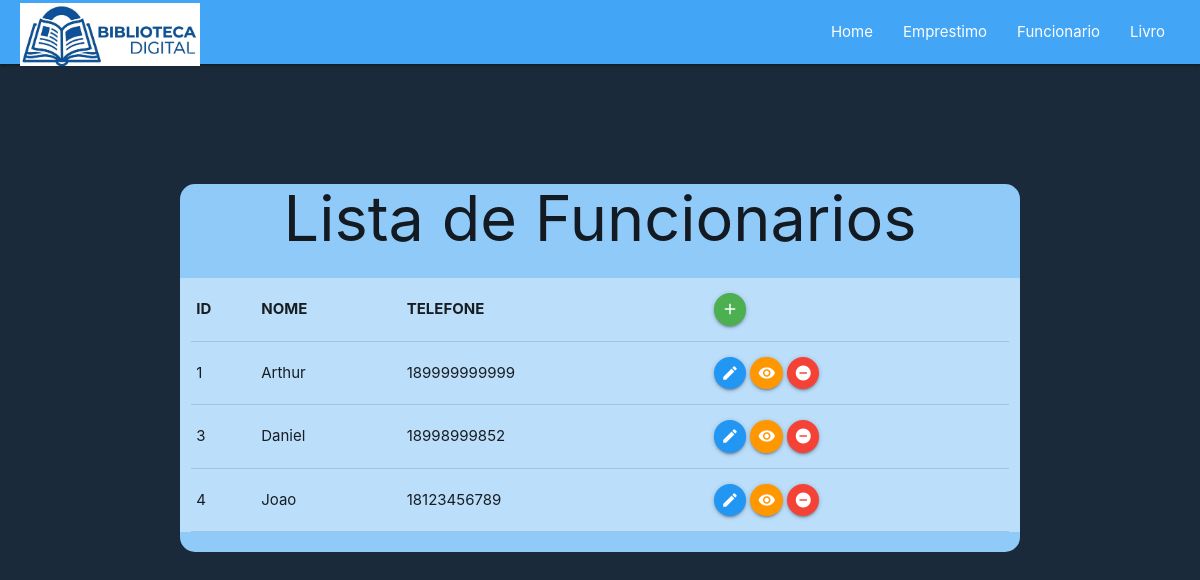
Page /VIEW/Funcionario/listaFuncionario.php on the earlier database version.
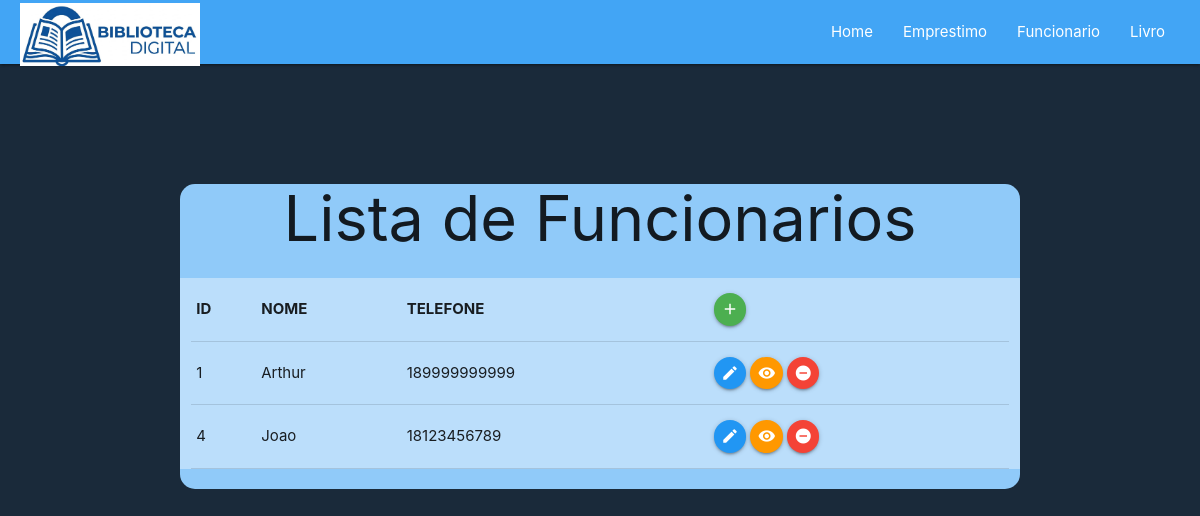
Same page on the later database version.
### tables this page shows
CREATE TABLE `funcionario` (
  `id` int(11) NOT NULL,
  `nome` varchar(50) NOT NULL,
  `telefone` varchar(15) NOT NULL
);

### DAL/funcionario.php (called while the page is built, shortened)
<?php
    include_once $_SERVER['DOCUMENT_ROOT'] . "/Bibliotecaphp/DAL/conexao.php";
    include_once $_SERVER['DOCUMENT_ROOT'] . "/Bibliotecaphp/MODEL/funcionario.php";
    class Funcionario{
        public function Select(){
            $sql = "Select * from funcionario";
            $con = Conexao::conectar();
            $registro = $con->query($sql);
            foreach($registro as $linha){
                $funcionario = new \MODEL\Funcionario();
                $funcionario->setId($linha['id']);
                $funcionario->setNome($linha['nome']);
                $funcionario->setTelefone($linha['telefone']);
                $listaFuncionario[] = $funcionario;
            }
            return $listaFuncionario;
        }
    }
?>

### DAL/conexao.php (called while the page is built, shortened)
<?php
    class Conexao{
        private static $dbNome = 'biblioteca';
        private static $dbHost = 'localhost';
        private static $dbUsuario = 'root';
        private static $dbSenha = '';
        private static $cont = null;
        public static function conectar(){
            if(self::$cont == null){
                try{
                    self::$cont = new PDO("mysql:host=" . self::$dbHost . ";dbname=" . self::$dbNome, self::$dbUsuario , self::$dbSenha);
                }
                catch(\PDOException $exception){
                    die($exception->getMessage());
                }
            }
            return self::$cont;
        }
        public static function desconectar(){
            self::$cont = null;
            return self::$cont;
        }
    }
?>

### MODEL/funcionario.php (called while the page is built, shortened)
<?php
    class Funcionario{
        private ?int $id;
        private ?string $nome;
        private ?string $telefone;
        public function getId(){
            return $this->id;
        }
        public function setId(int $id){
            $this->id = $id;
        }
        public function getNome(){
            return $this->nome;
        }
        public function setNome(string $nome){
            $this->nome = $nome;
        }
        public function getTelefone(){
            return $this->telefone;
        }
        public function setTelefone(string $telefone){
            $this->telefone = $telefone;
        }
    }
?>

### VIEW/Funcionario/listaFuncionario.php (the view, shortened to what this page needs)
<?php
    include_once $_SERVER['DOCUMENT_ROOT'] . "/Bibliotecaphp/menu.php";
    include_once $_SERVER['DOCUMENT_ROOT'] . "/Bibliotecaphp/DAL/funcionario.php";
    include_once $_SERVER['DOCUMENT_ROOT'] . "/Bibliotecaphp/MODEL/funcionario.php";
    $dalFuncionario = new DAL\Funcionario();
    $listaFuncionario = $dalFuncionario->Select();
?>
<!DOCTYPE html>
<html lang="en">
<head>
    <link rel="stylesheet" href="https://cdnjs.cloudflare.com/ajax/libs/materialize/1.0.0/css/materialize.min.css">
</head>
<body style="background-color: #1a2a3a;">
    <div class="container row col s12 blue lighten-3" style="border-radius: 15px; margin-top: 10%">
        <div>
            <h1 class="center">Lista de Funcionarios</h1>
        </div>
        <div class="row blue lighten-4 col s12">
            <table class="highlight">
                <tr>
                    <th>ID</th>
                    <th>NOME</th>
                    <th>TELEFONE</th>
                    <th><a class="btn-floating btn-small waves-effect waves-light green" href="inserirfuncionario.php"><i class="material-icons">add</i></a></th>
                </tr>
                <?php
                foreach($listaFuncionario as $funcionario) { ?>
                <tr>
                    <td><?php echo $funcionario->getId(); ?></td>
                    <td><?php echo $funcionario->getNome(); ?></td>
                    <td><?php echo $funcionario->getTelefone(); ?> </td>
                    <td><a class="btn-floating btn-small waves-effect waves-light blue" href="editarfuncionario.php?id=<?php echo $funcionario->getId(); ?>"><i class="material-icons">edit</i></a>
                    <a class="btn-floating btn-small waves-effect waves-light orange" href="detalhefuncionario.php?id=<?php echo $funcionario->getId(); ?>"><i class="material-icons">remove_red_eye</i></a>
                    <a class="btn-floating btn-small waves-effect waves-light red" onclick="JavaScript: remover(<?php echo $funcionario->getId(); ?>)"><i class="material-icons">remove_circle</i></a></td>
                </tr>
                <?php } ?>
            </table>
        </div>
    </div>
</body>
</html>

Differences in the rows shown:
removed funcionario: id "3", nome "Daniel", telefone "18998999852"
